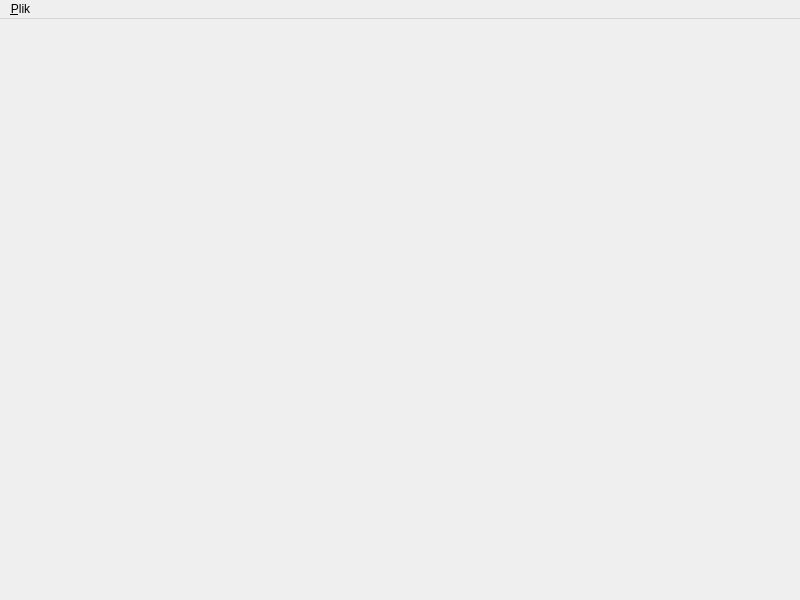
<?xml version="1.0" encoding="UTF-8"?>
<ui version="4.0">
 <class>MainWindow</class>
 <widget class="QMainWindow" name="MainWindow">
  <property name="geometry">
   <rect>
    <x>0</x>
    <y>0</y>
    <width>800</width>
    <height>600</height>
   </rect>
  </property>
  <property name="windowTitle">
   <string>MainWindow</string>
  </property>
  <widget class="QWidget" name="centralwidget">
   <layout class="QVBoxLayout" name="verticalLayout">
    <item>
     <widget class="MyWidget" name="widget" native="true"/>
    </item>
   </layout>
  </widget>
  <widget class="QMenuBar" name="menubar">
   <property name="geometry">
    <rect>
     <x>0</x>
     <y>0</y>
     <width>800</width>
     <height>20</height>
    </rect>
   </property>
   <widget class="QMenu" name="menu_Quit">
    <property name="title">
     <string>&amp;Plik</string>
    </property>
    <addaction name="action_Zakoncz"/>
   </widget>
   <addaction name="menu_Quit"/>
  </widget>
  <action name="action_Zakoncz">
   <property name="text">
    <string>&amp;Zakończ</string>
   </property>
   <property name="toolTip">
    <string>Zakończ program</string>
   </property>
   <property name="shortcut">
    <string>Ctrl+Q</string>
   </property>
  </action>
 </widget>
 <customwidgets>
  <customwidget>
   <class>MyWidget</class>
   <extends>QWidget</extends>
   <header>my_widget.h</header>
   <container>1</container>
  </customwidget>
 </customwidgets>
 <resources/>
 <connections/>
</ui>
